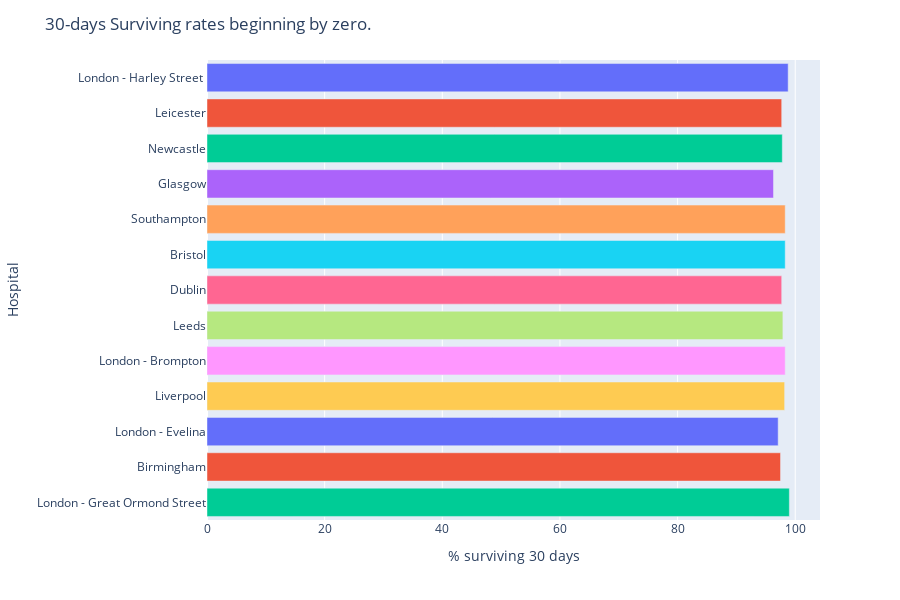

The cell this chart's notebook holds for it:
### Code cell
fig = px.bar(
    df,
    y="Hospital", 
    x="ThirtyDaySurvival", 
    color="Hospital", 
    orientation="h", 
    height=600
)

fig.update_layout(
    showlegend=False,
    xaxis_title="% surviving 30 days",
    title="30-days Surviving rates beginning by zero."
)

fig

### Figure 1 — Plotly figure (JSON) as saved in the notebook; plotly's stock layout.template omitted (floating-point values rounded to 4 significant figures)
{"data": [{"alignmentgroup": "True", "hoverlabel": {"namelength": 0}, "hovertemplate": "Hospital=%{y}<br>ThirtyDaySurvival=%{x}", "legendgroup": "London - Harley Street ", "marker": {"color": "#636efa"}, "name": "London - Harley Street ", "offsetgroup": "London - Harley Street ", "orientation": "h", "showlegend": true, "textposition": "auto", "type": "bar", "x": [98.8], "xaxis": "x", "y": ["London - Harley Street "], "yaxis": "y"}, {"alignmentgroup": "True", "hoverlabel": {"namelength": 0}, "hovertemplate": "Hospital=%{y}<br>ThirtyDaySurvival=%{x}", "legendgroup": "Leicester", "marker": {"color": "#EF553B"}, "name": "Leicester", "offsetgroup": "Leicester", "orientation": "h", "showlegend": true, "textposition": "auto", "type": "bar", "x": [97.7], "xaxis": "x", "y": ["Leicester"], "yaxis": "y"}, {"alignmentgroup": "True", "hoverlabel": {"namelength": 0}, "hovertemplate": "Hospital=%{y}<br>ThirtyDaySurvival=%{x}", "legendgroup": "Newcastle", "marker": {"color": "#00cc96"}, "name": "Newcastle", "offsetgroup": "Newcastle", "orientation": "h", "showlegend": true, "textposition": "auto", "type": "bar", "x": [97.8], "xaxis": "x", "y": ["Newcastle"], "yaxis": "y"}, {"alignmentgroup": "True", "hoverlabel": {"namelength": 0}, "hovertemplate": "Hospital=%{y}<br>ThirtyDaySurvival=%{x}", "legendgroup": "Glasgow", "marker": {"color": "#ab63fa"}, "name": "Glasgow", "offsetgroup": "Glasgow", "orientation": "h", "showlegend": true, "textposition": "auto", "type": "bar", "x": [96.3], "xaxis": "x", "y": ["Glasgow"], "yaxis": "y"}, {"alignmentgroup": "True", "hoverlabel": {"namelength": 0}, "hovertemplate": "Hospital=%{y}<br>ThirtyDaySurvival=%{x}", "legendgroup": "Southampton", "marker": {"color": "#FFA15A"}, "name": "Southampton", "offsetgroup": "Southampton", "orientation": "h", "showlegend": true, "textposition": "auto", "type": "bar", "x": [98.3], "xaxis": "x", "y": ["Southampton"], "yaxis": "y"}, {"alignmentgroup": "True", "hoverlabel": {"namelength": 0}, "hovertemplate": "Hospital=%{y}<br>ThirtyDaySurvival=%{x}", "legendgroup": "Bristol", "marker": {"color": "#19d3f3"}, "name": "Bristol", "offsetgroup": "Bristol", "orientation": "h", "showlegend": true, "textposition": "auto", "type": "bar", "x": [98.3], "xaxis": "x", "y": ["Bristol"], "yaxis": "y"}, {"alignmentgroup": "True", "hoverlabel": {"namelength": 0}, "hovertemplate": "Hospital=%{y}<br>ThirtyDaySurvival=%{x}", "legendgroup": "Dublin", "marker": {"color": "#FF6692"}, "name": "Dublin", "offsetgroup": "Dublin", "orientation": "h", "showlegend": true, "textposition": "auto", "type": "bar", "x": [97.7], "xaxis": "x", "y": ["Dublin"], "yaxis": "y"}, {"alignmentgroup": "True", "hoverlabel": {"namelength": 0}, "hovertemplate": "Hospital=%{y}<br>ThirtyDaySurvival=%{x}", "legendgroup": "Leeds", "marker": {"color": "#B6E880"}, "name": "Leeds", "offsetgroup": "Leeds", "orientation": "h", "showlegend": true, "textposition": "auto", "type": "bar", "x": [97.9], "xaxis": "x", "y": ["Leeds"], "yaxis": "y"}, {"alignmentgroup": "True", "hoverlabel": {"namelength": 0}, "hovertemplate": "Hospital=%{y}<br>ThirtyDaySurvival=%{x}", "legendgroup": "London - Brompton", "marker": {"color": "#FF97FF"}, "name": "London - Brompton", "offsetgroup": "London - Brompton", "orientation": "h", "showlegend": true, "textposition": "auto", "type": "bar", "x": [98.3], "xaxis": "x", "y": ["London - Brompton"], "yaxis": "y"}, {"alignmentgroup": "True", "hoverlabel": {"namelength": 0}, "hovertemplate": "Hospital=%{y}<br>ThirtyDaySurvival=%{x}", "legendgroup": "Liverpool", "marker": {"color": "#FECB52"}, "name": "Liverpool", "offsetgroup": "Liverpool", "orientation": "h", "showlegend": true, "textposition": "auto", "type": "bar", "x": [98.2], "xaxis": "x", "y": ["Liverpool"], "yaxis": "y"}, {"alignmentgroup": "True", "hoverlabel": {"namelength": 0}, "hovertemplate": "Hospital=%{y}<br>ThirtyDaySurvival=%{x}", "legendgroup": "London - Evelina", "marker": {"color": "#636efa"}, "name": "London - Evelina", "offsetgroup": "London - Evelina", "orientation": "h", "showlegend": true, "textposition": "auto", "type": "bar", "x": [97.1], "xaxis": "x", "y": ["London - Evelina"], "yaxis": "y"}, {"alignmentgroup": "True", "hoverlabel": {"namelength": 0}, "hovertemplate": "Hospital=%{y}<br>ThirtyDaySurvival=%{x}", "legendgroup": "Birmingham", "marker": {"color": "#EF553B"}, "name": "Birmingham", "offsetgroup": "Birmingham", "orientation": "h", "showlegend": true, "textposition": "auto", "type": "bar", "x": [97.5], "xaxis": "x", "y": ["Birmingham"], "yaxis": "y"}, {"alignmentgroup": "True", "hoverlabel": {"namelength": 0}, "hovertemplate": "Hospital=%{y}<br>ThirtyDaySurvival=%{x}", "legendgroup": "London - Great Ormond Street", "marker": {"color": "#00cc96"}, "name": "London - Great Ormond Street", "offsetgroup": "London - Great Ormond Street", "orientation": "h", "showlegend": true, "textposition": "auto", "type": "bar", "x": [99], "xaxis": "x", "y": ["London - Great Ormond Street"], "yaxis": "y"}], "layout": {"barmode": "relative", "height": 600, "legend": {"title": {"text": "Hospital"}, "tracegroupgap": 0}, "margin": {"t": 60}, "showlegend": false, "title": {"text": "30-days Surviving rates beginning by zero."}, "xaxis": {"anchor": "y", "domain": [0, 1], "title": {"text": "% surviving 30 days"}}, "yaxis": {"anchor": "x", "categoryarray": ["London - Great Ormond Street", "Birmingham", "London - Evelina", "Liverpool", "London - Brompton", "Leeds", "Dublin", "Bristol", "Southampton", "Glasgow", "Newcastle", "Leicester", "London - Harley Street "], "categoryorder": "array", "domain": [0, 1], "title": {"text": "Hospital"}}}}
